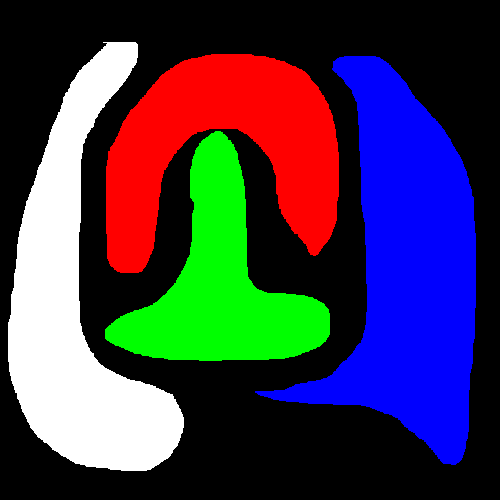
%> input picture machine_leanrning/makeSample/datamap2.bmp, 500 x 500 px
$ octave make2D_non_dividable_linearly.m   (GNU Octave 9; MATLAB toolbox functions it lacks are replaced by stand-ins)
%> lines starting %> are read from the running program, lines starting %| are printed output that depends on the picture
### machine_leanrning/makeSample/dataSummary.m
function  dataSummary( data )
for i=1:1:4
    fprintf('class %d = %d\n',i,sum(data(3,:)==i));
end
fprintf('total : %d\n',length(data));
end

### machine_leanrning/makeSample/make2D_non_dividable_linearly.m
clear all;
close all;

K=4;
data_bitmap = imread('datamap2.bmp');
%> data_bitmap is the input picture: size 500x500x3 uint8; mean R, G, B 60.5, 54.5, 73.6

min_x = -10;
max_x = 10;
min_y = -10;
max_y = 10;

[ny nx ncolor] = size(data_bitmap);
%> ny = 500; nx = 500; ncolor = 3

class1 = [255 255 255];
class2 = [255 0 0];
class3 = [0 255 0];
class4 = [0 0 255];

x_grid = linspace(min_x,max_x,nx);
%> x_grid = 500 values from -10 to 10
y_grid = linspace(min_x,max_x,ny);
%> y_grid = 500 values from -10 to 10

N_training = 1000;
N_test = 400;

training_data = zeros(3,N_training);
for i=1:N_training
    id = 0;
    while 1
        x_idx = randi(nx);
        y_idx = randi(ny);
        data_read = reshape(data_bitmap(y_idx,x_idx,:),size(class1));
        test = sum((data_read==class1));
        if test == 3
            id = 1;
            break;
        end
        test = sum((data_read==class2));
        if test == 3
            id = 2;
            break;
        end
        test = sum((data_read==class3));
        if test == 3
            id = 3;
            break;
        end
        test = sum((data_read==class4));
        if test == 3
            id = 4;
            break;
        end
    end
    training_data(:,i) = [x_grid(x_idx) y_grid(y_idx) id]';
end
%> after the loop, training_data = 1000 columns, first 8: [6.91 0.22 -4.39 8.2 -3.79 -0.541 8.28 -3.51; -1.58 5.67 2.38 6.23 8 -1.3 -0.461 -6.19; 4 4 3 4 1 3 4 2]

test_data = zeros(3,N_test);
for i=1:N_test
    id = 0;
    while 1
        x_idx = randi(nx);
        y_idx = randi(ny);
        data_read = reshape(data_bitmap(y_idx,x_idx,:),size(class1));
        test = sum((data_read==class1));
        if test == 3
            id = 1;
            break;
        end
        test = sum((data_read==class2));
        if test == 3
            id = 2;
            break;
        end
        test = sum((data_read==class3));
        if test == 3
            id = 3;
            break;
        end
        test = sum((data_read==class4));
        if test == 3
            id = 4;
            break;
        end
    end
    test_data(:,i) = [x_grid(x_idx) y_grid(y_idx) id]';
end
%> after the loop, test_data = 400 columns, first 8: [-5.35 8.64 0.22 -7.47 -3.39 -8.68 0.261 7.96; 6.91 0.22 2.83 1.7 8.32 -2.42 -6.23 8.36; 1 4 3 1 1 1 2 4]


training_data = training_data';
%> training_data = 1000 rows, first 12: [6.91 -1.58 4; 0.22 5.67 4; -4.39 2.38 3; 8.2 6.23 4; -3.79 8 1; -0.541 -1.3 3; 8.28 -0.461 4; -3.51 -6.19 2; -5.23 6.07 1; -8.4 0.14 1; -7.84 4.15 1; 1.74 1.94 3]
test_data = test_data';
%> test_data = 400 rows, first 12: [-5.35 6.91 1; 8.64 0.22 4; 0.22 2.83 3; -7.47 1.7 1; -3.39 8.32 1; -8.68 -2.42 1; 0.261 -6.23 2; 7.96 8.36 4; 4.55 -6.19 4; 2.99 -0.261 2; -2.83 -4.95 2; -3.07 7.52 1]

x1 = training_data(training_data(:,3)==1,:);
%> x1 = 272 rows, first 12: [-3.79 8 1; -5.23 6.07 1; -8.4 0.14 1; -7.84 4.15 1; -7.68 5.91 1; -7.56 6.03 1; -6.03 4.63 1; -8.84 6.91 1; -3.79 6.75 1; -8.08 2.99 1; -9.64 3.63 1; -8.76 4.07 1]
x2 = training_data(training_data(:,3)==2,:);
%> x2 = 199 rows, first 12: [-3.51 -6.19 2; 1.5 -6.23 2; 2.26 -0.461 2; 2.63 -5.15 2; 1.5 -2.59 2; -5.59 -2.99 2; -4.99 -1.14 2; -1.1 -6.87 2; 2.42 -6.75 2; -4.79 -1.38 2; -0.982 -7.64 2; -3.39 -7.03 2]
x3 = training_data(training_data(:,3)==3,:);
%> x3 = 176 rows, first 12: [-4.39 2.38 3; -0.541 -1.3 3; 1.74 1.94 3; -0.581 1.38 3; -3.31 2.75 3; -1.98 -3.67 3; -0.18 4.35 3; -2.26 -0.581 3; -0.18 2.22 3; -2.02 -1.38 3; -4.15 2.59 3; -1.06 0.501 3]
x4 = training_data(training_data(:,3)==4,:);
%> x4 = 353 rows, first 12: [6.91 -1.58 4; 0.22 5.67 4; 8.2 6.23 4; 8.28 -0.461 4; 8 0.822 4; 5.87 2.26 4; 8.4 3.47 4; 7.52 -1.7 4; 4.99 3.11 4; 8.08 -2.55 4; 6.83 -3.15 4; 7.92 2.55 4]
x1_t = test_data(test_data(:,3)==1,:);
%> x1_t = 113 rows, first 12: [-5.35 6.91 1; -7.47 1.7 1; -3.39 8.32 1; -8.68 -2.42 1; -3.07 7.52 1; -3.15 6.31 1; -4.39 7.8 1; -7.27 7.72 1; -8.28 -2.14 1; -5.31 4.99 1; -5.47 5.59 1; -3.11 6.35 1]
x2_t = test_data(test_data(:,3)==2,:);
%> x2_t = 91 rows, first 12: [0.261 -6.23 2; 2.99 -0.261 2; -2.83 -4.95 2; 0.341 -4.27 2; -4.27 -1.7 2; 2.3 -0.18 2; -2.06 -7.56 2; -4.95 -3.03 2; -4.35 -3.51 2; 1.7 -0.822 2; -3.39 -6.75 2; -5.03 -2.42 2]
x3_t = test_data(test_data(:,3)==3,:);
%> x3_t = 68 rows, first 12: [0.22 2.83 3; 0.18 1.5 3; -2.02 1.3 3; -1.74 0.461 3; -1.78 0.02 3; -2.02 0.701 3; -1.54 -2.22 3; -0.701 -1.38 3; -0.541 -0.982 3; -1.26 3.23 3; -2.18 0.0601 3; -2.79 2.3 3]
x4_t = test_data(test_data(:,3)==4,:);
%> x4_t = 128 rows, first 12: [8.64 0.22 4; 7.96 8.36 4; 4.55 -6.19 4; 4.91 1.34 4; 7.15 1.86 4; 6.55 5.23 4; 5.67 1.3 4; 6.51 -0.421 4; 5.07 1.42 4; 5.23 2.75 4; 4.39 6.15 4; 4.87 1.34 4]

figure();
subplot(1,2,1);
plot(x1(:,1),x1(:,2),'b.');hold on;
plot(x2(:,1),x2(:,2),'r.')
plot(x3(:,1),x3(:,2),'k.')
plot(x4(:,1),x4(:,2),'m.')
subplot(1,2,2);
plot(x1_t(:,1),x1_t(:,2),'b.');hold on;
plot(x2_t(:,1),x2_t(:,2),'r.')
plot(x3_t(:,1),x3_t(:,2),'k.')
plot(x4_t(:,1),x4_t(:,2),'m.')
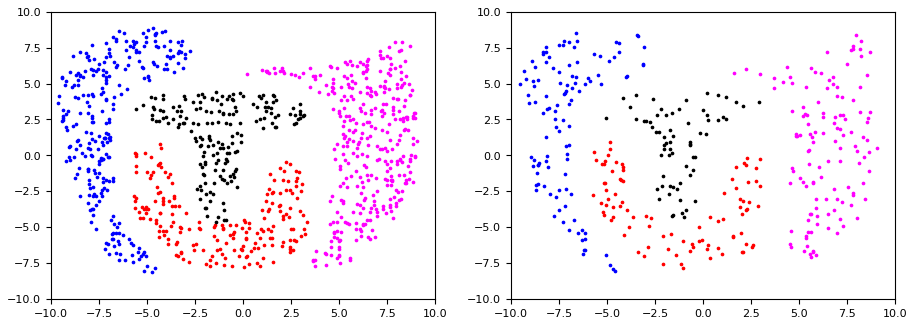
%> figure redrawn from the program's plot data, 2 panels


training_data = [x1;x2;x3;x4];
%> training_data = 1000 rows, first 12: [-3.79 8 1; -5.23 6.07 1; -8.4 0.14 1; -7.84 4.15 1; -7.68 5.91 1; -7.56 6.03 1; -6.03 4.63 1; -8.84 6.91 1; -3.79 6.75 1; -8.08 2.99 1; -9.64 3.63 1; -8.76 4.07 1]
test_data = [x1_t;x2_t;x3_t; x4_t];
%> test_data = 400 rows, first 12: [-5.35 6.91 1; -7.47 1.7 1; -3.39 8.32 1; -8.68 -2.42 1; -3.07 7.52 1; -3.15 6.31 1; -4.39 7.8 1; -7.27 7.72 1; -8.28 -2.14 1; -5.31 4.99 1; -5.47 5.59 1; -3.11 6.35 1]

training_data = training_data';
%> training_data = 1000 columns, first 8: [-3.79 -5.23 -8.4 -7.84 -7.68 -7.56 -6.03 -8.84; 8 6.07 0.14 4.15 5.91 6.03 4.63 6.91; 1 1 1 1 1 1 1 1]
test_data = test_data';
%> test_data = 400 columns, first 8: [-5.35 -7.47 -3.39 -8.68 -3.07 -3.15 -4.39 -7.27; 6.91 1.7 8.32 -2.42 7.52 6.31 7.8 7.72; 1 1 1 1 1 1 1 1]
fprintf('training data\n');
dataSummary(training_data)
%> the loop in dataSummary, `for i=1:1:4` made 4 passes
%| class 1 = 272
%| class 2 = 199
%| class 3 = 176
%| class 4 = 353
%| total : 1000
fprintf('test data\n');
dataSummary(test_data)
%> the loop in dataSummary (call 2), `for i=1:1:4` made 4 passes
%| class 1 = 113
%| class 2 = 91
%| class 3 = 68
%| class 4 = 128
%| total : 400
save('data3.mat','training_data','test_data','K')

$ run again, with machine_leanrning/makeSample/datamap1.bmp copied over machine_leanrning/makeSample/datamap2.bmp
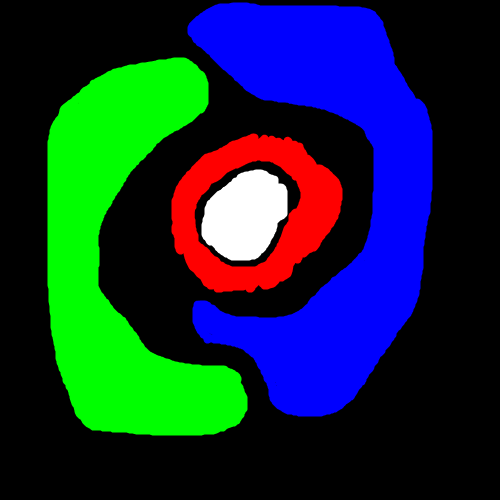
%> input picture machine_leanrning/makeSample/datamap1.bmp, 500 x 500 px
%> data_bitmap is the input picture: size 500x500x3 uint8; mean R, G, B 18.3, 44.1, 53.4
%> after the loop `for i=1:N_training`: training_data = 1000 columns, first 8: [6.91 -0.541 -3.51 -5.23 1.5 2.26 5.87 3.63; -1.58 -1.3 -6.19 6.07 -6.23 -0.461 2.26 2.71; 4 1 3 3 4 2 4 4]
%> after the loop `for i=1:N_test`: test_data = 400 columns, first 8: [5.87 -6.51 5.87 -5.31 -4.67 3.47 -1.34 -6.35; -6.95 -3.95 -3.03 -3.35 -4.27 2.63 -8.84 -4.75; 4 3 4 3 3 4 4 3]
%> `training_data = training_data';`: training_data = 1000 rows, first 12: [6.91 -1.58 4; -0.541 -1.3 1; -3.51 -6.19 3; -5.23 6.07 3; 1.5 -6.23 4; 2.26 -0.461 2; 5.87 2.26 4; 3.63 2.71 4; -5.59 -2.99 3; 0.0601 -8 4; -6.03 4.63 3; -0.581 1.38 2]
%> `test_data = test_data';`: test_data = 400 rows, first 12: [5.87 -6.95 4; -6.51 -3.95 3; 5.87 -3.03 4; -5.31 -3.35 3; -4.67 -4.27 3; 3.47 2.63 4; -1.34 -8.84 4; -6.35 -4.75 3; 2.38 -3.23 2; -7.07 -0.261 3; 2.14 -0.501 2; 4.51 -9.52 4]
%> x1 = 62 rows, first 12: [-0.541 -1.3 1; -0.1 -0.661 1; 0.461 -1.94 1; 0.381 -0.22 1; 0.982 -2.34 1; 0.541 -2.06 1; -1.18 -1.46 1; 0.541 -0.902 1; -1.02 -1.02 1; -1.46 -0.982 1; 0.661 -1.86 1; -0.381 -0.942 1]
%> x2 = 111 rows, first 12: [2.26 -0.461 2; -0.581 1.38 2; 3.59 -2.63 2; -2.26 -0.581 2; 2.75 -1.1 2; 1.46 0.621 2; -0.461 -3.63 2; 2.42 -0.581 2; -1.82 0.621 2; 1.94 -0.862 2; 1.9 -3.87 2; 1.1 -0.0601 2]
%> x3 = 359 rows, first 12: [-3.51 -6.19 3; -5.23 6.07 3; -5.59 -2.99 3; -6.03 4.63 3; -3.79 6.75 3; -3.35 4.39 3; -7.07 -2.42 3; -3.39 -7.03 3; -6.99 -1.78 3; -0.581 5.95 3; -5.35 -4.39 3; -4.95 5.11 3]
%> x4 = 468 rows, first 12: [6.91 -1.58 4; 1.5 -6.23 4; 5.87 2.26 4; 3.63 2.71 4; 0.0601 -8 4; 1.22 4.83 4; 2.67 4.31 4; 4.03 3.27 4; 2.67 4.51 4; 4.99 3.11 4; 2.42 -6.75 4; -0.421 -9.04 4]
%> x1_t = 17 rows, first 12: [-0.541 -0.1 1; 0.741 -2.67 1; -0.902 -0.741 1; 1.1 -2.59 1; 0.741 -1.86 1; 0.541 -2.3 1; 0.661 -0.1 1; 0.701 -0.18 1; -0.741 -0.862 1; -1.5 -1.38 1; 0.501 -2.79 1; -0.741 -2.02 1]
%> x2_t = 50 rows, first 12: [2.38 -3.23 2; 2.14 -0.501 2; -0.541 -4.35 2; 2.26 -0.701 2; -0.0601 -3.71 2; 2.95 -2.1 2; -2.02 0.461 2; 2.34 -1.82 2; 1.02 -4.43 2; 2.1 -3.19 2; -1.78 -2.67 2; -0.862 -3.79 2]
%> x3_t = 160 rows, first 12: [-6.51 -3.95 3; -5.31 -3.35 3; -4.67 -4.27 3; -6.35 -4.75 3; -7.07 -0.261 3; -6.95 2.02 3; -6.83 4.71 3; -2.51 6.75 3; -7.19 -1.26 3; -6.31 -5.19 3; -7.52 -3.83 3; -6.55 -4.39 3]
%> x4_t = 173 rows, first 12: [5.87 -6.95 4; 5.87 -3.03 4; 3.47 2.63 4; -1.34 -8.84 4; 4.51 -9.52 4; 5.19 -1.82 4; 5.35 -5.75 4; 0.14 -8.28 4; 3.19 -7.68 4; 6.51 -4.07 4; 5.35 -2.1 4; 0.982 -6.87 4]
%> `plot(x4_t(:,1),x4_t(:,2),'m.')`:
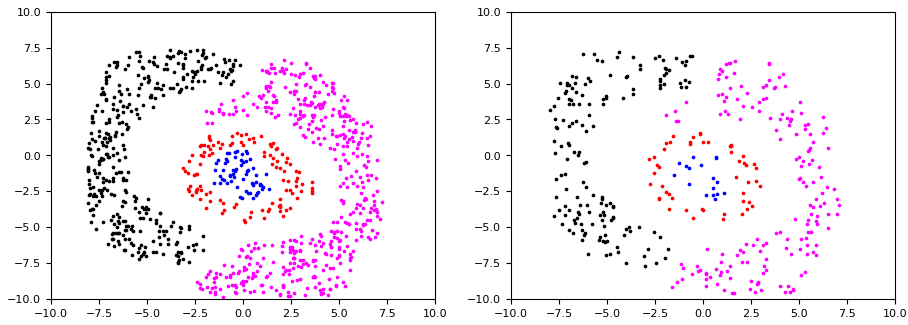
%> figure redrawn from the program's plot data, 2 panels
%> `training_data = [x1;x2;x3;x4];`: training_data = 1000 rows, first 12: [-0.541 -1.3 1; -0.1 -0.661 1; 0.461 -1.94 1; 0.381 -0.22 1; 0.982 -2.34 1; 0.541 -2.06 1; -1.18 -1.46 1; 0.541 -0.902 1; -1.02 -1.02 1; -1.46 -0.982 1; 0.661 -1.86 1; -0.381 -0.942 1]
%> `test_data = [x1_t;x2_t;x3_t; x4_t];`: test_data = 400 rows, first 12: [-0.541 -0.1 1; 0.741 -2.67 1; -0.902 -0.741 1; 1.1 -2.59 1; 0.741 -1.86 1; 0.541 -2.3 1; 0.661 -0.1 1; 0.701 -0.18 1; -0.741 -0.862 1; -1.5 -1.38 1; 0.501 -2.79 1; -0.741 -2.02 1]
%> `training_data = training_data';`: training_data = 1000 columns, first 8: [-0.541 -0.1 0.461 0.381 0.982 0.541 -1.18 0.541; -1.3 -0.661 -1.94 -0.22 -2.34 -2.06 -1.46 -0.902; 1 1 1 1 1 1 1 1]
%> `test_data = test_data';`: test_data = 400 columns, first 8: [-0.541 0.741 -0.902 1.1 0.741 0.541 0.661 0.701; -0.1 -2.67 -0.741 -2.59 -1.86 -2.3 -0.1 -0.18; 1 1 1 1 1 1 1 1]
%> the loop in dataSummary, `for i=1:1:4` made 4 passes
%| class 1 = 62
%| class 2 = 111
%| class 3 = 359
%| class 4 = 468
%| total : 1000
%> the loop in dataSummary (call 2), `for i=1:1:4` made 4 passes
%| class 1 = 17
%| class 2 = 50
%| class 3 = 160
%| class 4 = 173
%| total : 400
